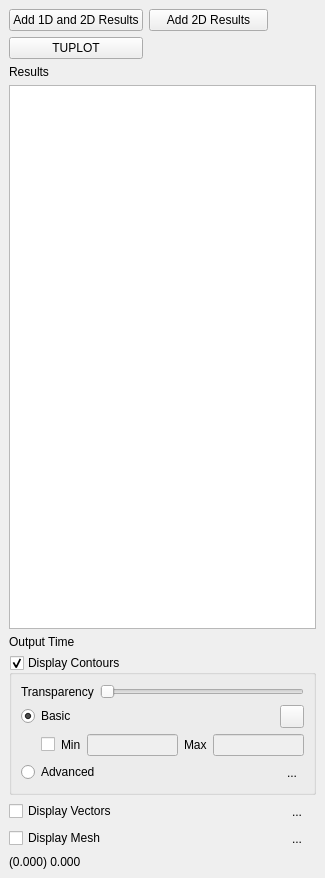
<?xml version="1.0" encoding="UTF-8"?>
<ui version="4.0">
 <class>DockWidget</class>
 <widget class="QDockWidget" name="DockWidget">
  <property name="geometry">
   <rect>
    <x>0</x>
    <y>0</y>
    <width>325</width>
    <height>878</height>
   </rect>
  </property>
  <property name="windowTitle">
   <string>TUFLOW</string>
  </property>
  <widget class="QWidget" name="dockWidgetContents">
   <layout class="QVBoxLayout" name="verticalLayout_2">
    <item>
     <layout class="QGridLayout" name="gridLayout_3" columnstretch="10,10,4">
      <item row="0" column="0">
       <widget class="QPushButton" name="pushButton_3">
        <property name="text">
         <string>Add 1D and 2D Results</string>
        </property>
       </widget>
      </item>
      <item row="0" column="1">
       <widget class="QPushButton" name="pushButton">
        <property name="text">
         <string>Add 2D Results</string>
        </property>
        <property name="default">
         <bool>false</bool>
        </property>
        <property name="flat">
         <bool>false</bool>
        </property>
       </widget>
      </item>
      <item row="0" column="2">
       <spacer name="horizontalSpacer_5">
        <property name="orientation">
         <enum>Qt::Horizontal</enum>
        </property>
        <property name="sizeHint" stdset="0">
         <size>
          <width>40</width>
          <height>20</height>
         </size>
        </property>
       </spacer>
      </item>
      <item row="1" column="0">
       <widget class="QPushButton" name="pushButton_2">
        <property name="text">
         <string>TUPLOT</string>
        </property>
       </widget>
      </item>
     </layout>
    </item>
    <item>
     <layout class="QHBoxLayout" name="horizontalLayout_6">
      <item>
       <widget class="QLabel" name="label">
        <property name="text">
         <string>Results</string>
        </property>
       </widget>
      </item>
     </layout>
    </item>
    <item>
     <widget class="DataSetView" name="Tuviewer">
      <property name="minimumSize">
       <size>
        <width>0</width>
        <height>55</height>
       </size>
      </property>
     </widget>
    </item>
    <item>
     <widget class="QLabel" name="label_2">
      <property name="text">
       <string>Output Time</string>
      </property>
     </widget>
    </item>
    <item>
     <widget class="QgsCollapsibleGroupBox" name="contoursGroupBox">
      <property name="title">
       <string>Display Contours</string>
      </property>
      <property name="checkable">
       <bool>true</bool>
      </property>
      <layout class="QVBoxLayout" name="verticalLayout">
       <item>
        <layout class="QHBoxLayout" name="horizontalLayout_2">
         <item>
          <widget class="QLabel" name="label_3">
           <property name="text">
            <string>Transparency</string>
           </property>
          </widget>
         </item>
         <item>
          <widget class="QSlider" name="contourTransparencySlider">
           <property name="maximum">
            <number>255</number>
           </property>
           <property name="pageStep">
            <number>20</number>
           </property>
           <property name="orientation">
            <enum>Qt::Horizontal</enum>
           </property>
          </widget>
         </item>
        </layout>
       </item>
       <item>
        <layout class="QHBoxLayout" name="horizontalLayout_3">
         <item>
          <widget class="QRadioButton" name="radContourBasic">
           <property name="text">
            <string>Basic</string>
           </property>
           <property name="checked">
            <bool>true</bool>
           </property>
          </widget>
         </item>
         <item>
          <widget class="QgsColorButton" name="cboContourBasic"/>
         </item>
        </layout>
       </item>
       <item>
        <layout class="QHBoxLayout" name="horizontalLayout">
         <item>
          <spacer name="horizontalSpacer">
           <property name="orientation">
            <enum>Qt::Horizontal</enum>
           </property>
           <property name="sizeType">
            <enum>QSizePolicy::Fixed</enum>
           </property>
           <property name="sizeHint" stdset="0">
            <size>
             <width>20</width>
             <height>20</height>
            </size>
           </property>
          </spacer>
         </item>
         <item>
          <widget class="QCheckBox" name="contourCustomRangeCheckBox">
           <property name="text">
            <string/>
           </property>
          </widget>
         </item>
         <item>
          <widget class="QLabel" name="contourMinLabel">
           <property name="text">
            <string>Min</string>
           </property>
          </widget>
         </item>
         <item>
          <widget class="QLineEdit" name="contourMinLineEdit">
           <property name="enabled">
            <bool>false</bool>
           </property>
          </widget>
         </item>
         <item>
          <widget class="QLabel" name="contourMaxLabel">
           <property name="text">
            <string>Max</string>
           </property>
          </widget>
         </item>
         <item>
          <widget class="QLineEdit" name="contourMaxLineEdit">
           <property name="enabled">
            <bool>false</bool>
           </property>
          </widget>
         </item>
        </layout>
       </item>
       <item>
        <layout class="QHBoxLayout" name="horizontalLayout_4">
         <item>
          <widget class="QRadioButton" name="radContourAdvanced">
           <property name="text">
            <string>Advanced</string>
           </property>
          </widget>
         </item>
         <item>
          <widget class="QLabel" name="lblAdvancedPreview">
           <property name="sizePolicy">
            <sizepolicy hsizetype="Fixed" vsizetype="Preferred">
             <horstretch>0</horstretch>
             <verstretch>0</verstretch>
            </sizepolicy>
           </property>
           <property name="minimumSize">
            <size>
             <width>100</width>
             <height>0</height>
            </size>
           </property>
           <property name="text">
            <string/>
           </property>
          </widget>
         </item>
         <item>
          <widget class="QToolButton" name="btnAdvanced">
           <property name="toolTip">
            <string>Advanced Contour Options</string>
           </property>
           <property name="text">
            <string>...</string>
           </property>
           <property name="popupMode">
            <enum>QToolButton::InstantPopup</enum>
           </property>
           <property name="autoRaise">
            <bool>true</bool>
           </property>
           <property name="arrowType">
            <enum>Qt::NoArrow</enum>
           </property>
          </widget>
         </item>
        </layout>
       </item>
      </layout>
     </widget>
    </item>
    <item>
     <layout class="QGridLayout" name="gridLayout">
      <property name="rightMargin">
       <number>7</number>
      </property>
      <item row="1" column="0">
       <widget class="QCheckBox" name="displayMeshCheckBox">
        <property name="text">
         <string>Display Mesh</string>
        </property>
       </widget>
      </item>
      <item row="0" column="2">
       <layout class="QHBoxLayout" name="horizontalLayout_5">
        <item>
         <spacer name="horizontalSpacer_2">
          <property name="orientation">
           <enum>Qt::Horizontal</enum>
          </property>
          <property name="sizeHint" stdset="0">
           <size>
            <width>40</width>
            <height>20</height>
           </size>
          </property>
         </spacer>
        </item>
        <item>
         <widget class="QToolButton" name="btnVectorOptions">
          <property name="toolTip">
           <string>Vector Options</string>
          </property>
          <property name="text">
           <string>...</string>
          </property>
          <property name="autoRaise">
           <bool>true</bool>
          </property>
         </widget>
        </item>
       </layout>
      </item>
      <item row="0" column="1" rowspan="2">
       <spacer name="horizontalSpacer_3">
        <property name="orientation">
         <enum>Qt::Horizontal</enum>
        </property>
        <property name="sizeHint" stdset="0">
         <size>
          <width>40</width>
          <height>20</height>
         </size>
        </property>
       </spacer>
      </item>
      <item row="0" column="0">
       <widget class="QCheckBox" name="displayVectorsCheckBox">
        <property name="text">
         <string>Display Vectors</string>
        </property>
       </widget>
      </item>
      <item row="1" column="2">
       <layout class="QHBoxLayout" name="horizontalLayout_8">
        <item>
         <spacer name="horizontalSpacer_4">
          <property name="orientation">
           <enum>Qt::Horizontal</enum>
          </property>
          <property name="sizeHint" stdset="0">
           <size>
            <width>40</width>
            <height>20</height>
           </size>
          </property>
         </spacer>
        </item>
        <item>
         <widget class="QToolButton" name="btnMeshOptions">
          <property name="enabled">
           <bool>true</bool>
          </property>
          <property name="text">
           <string>...</string>
          </property>
          <property name="autoRaise">
           <bool>true</bool>
          </property>
         </widget>
        </item>
       </layout>
      </item>
     </layout>
    </item>
    <item>
     <widget class="QLabel" name="valueLabel">
      <property name="text">
       <string>(0.000) 0.000</string>
      </property>
     </widget>
    </item>
   </layout>
  </widget>
 </widget>
 <customwidgets>
  <customwidget>
   <class>QgsCollapsibleGroupBox</class>
   <extends>QGroupBox</extends>
   <header>qgscollapsiblegroupbox.h</header>
   <container>1</container>
  </customwidget>
  <customwidget>
   <class>QgsColorButton</class>
   <extends>QToolButton</extends>
   <header>qgscolorbutton.h</header>
  </customwidget>
  <customwidget>
   <class>DataSetView</class>
   <extends>QTreeView</extends>
   <header>tuflow.dataset_view</header>
  </customwidget>
 </customwidgets>
 <tabstops>
  <tabstop>Tuviewer</tabstop>
  <tabstop>contoursGroupBox</tabstop>
  <tabstop>contourTransparencySlider</tabstop>
  <tabstop>radContourBasic</tabstop>
  <tabstop>contourCustomRangeCheckBox</tabstop>
  <tabstop>contourMinLineEdit</tabstop>
  <tabstop>contourMaxLineEdit</tabstop>
  <tabstop>radContourAdvanced</tabstop>
  <tabstop>btnAdvanced</tabstop>
  <tabstop>displayVectorsCheckBox</tabstop>
  <tabstop>btnVectorOptions</tabstop>
  <tabstop>displayMeshCheckBox</tabstop>
 </tabstops>
 <resources/>
 <connections>
  <connection>
   <sender>displayVectorsCheckBox</sender>
   <signal>toggled(bool)</signal>
   <receiver>DockWidget</receiver>
   <slot>displayVectorsButtonToggled()</slot>
   <hints>
    <hint type="sourcelabel">
     <x>152</x>
     <y>492</y>
    </hint>
    <hint type="destinationlabel">
     <x>454</x>
     <y>245</y>
    </hint>
   </hints>
  </connection>
  <connection>
   <sender>displayMeshCheckBox</sender>
   <signal>toggled(bool)</signal>
   <receiver>DockWidget</receiver>
   <slot>displayMeshButtonToggled()</slot>
   <hints>
    <hint type="sourcelabel">
     <x>65</x>
     <y>526</y>
    </hint>
    <hint type="destinationlabel">
     <x>5</x>
     <y>431</y>
    </hint>
   </hints>
  </connection>
  <connection>
   <sender>btnVectorOptions</sender>
   <signal>clicked()</signal>
   <receiver>DockWidget</receiver>
   <slot>displayVectorPropsDialog()</slot>
   <hints>
    <hint type="sourcelabel">
     <x>320</x>
     <y>483</y>
    </hint>
    <hint type="destinationlabel">
     <x>343</x>
     <y>491</y>
    </hint>
   </hints>
  </connection>
 </connections>
 <slots>
  <slot>displayContoursButtonToggled()</slot>
  <slot>displayVectorsButtonToggled()</slot>
  <slot>displayVectorPropsDialog()</slot>
  <slot>displayMeshButtonToggled()</slot>
 </slots>
</ui>
